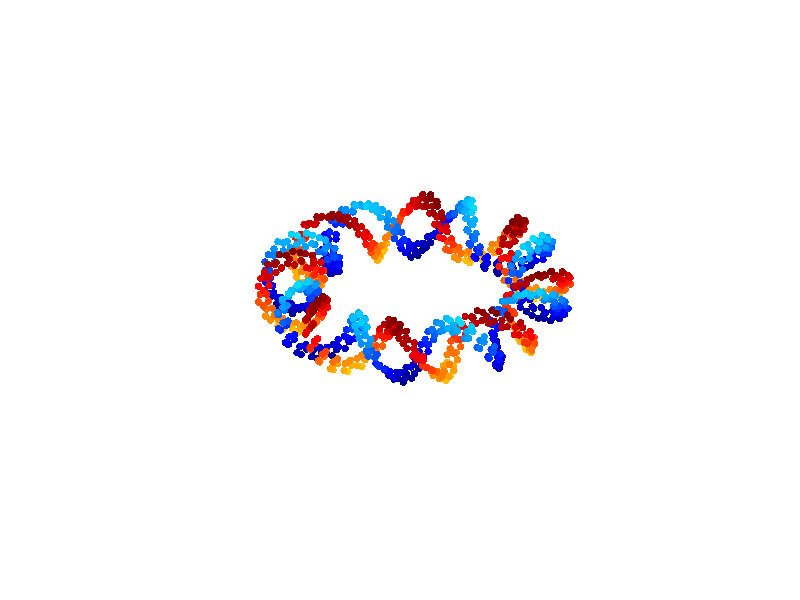

Reproduce this figure in MATLAB.




r_ring = 0.2;
R_ring = 1;
t = 0:0.02*pi:8*pi;
x1 = cos(t).*(r_ring*sin(8*t)+R_ring);
y1 = sin(t).*(r_ring*sin(8*t)+R_ring);
z1 = r_ring*cos(8*t);



r = 0.05;
theta = 0:0.4*pi:2*pi;
ring_x = r*cos(theta');
ring_y = r*sin(theta');

basic_ring = [ring_x,ring_y,zeros(length(theta),1)];

Points_B = [];

for i = 1:length(t)
    
    alpha_x = -R_ring*sin(t(i))+4*r_ring*cos(4*t(i));
    alpha_y =  R_ring*cos(t(i))-4*r_ring*sin(4*t(i));
    alpha_z = -4*r_ring*cos(4*t(i));
    
    alpha_x = alpha_x/sqrt(alpha_x^2+ alpha_y^2+alpha_z^2);
    alpha_y = alpha_y/sqrt(alpha_x^2+ alpha_y^2+alpha_z^2);
    alpha_z = alpha_z/sqrt(alpha_x^2+ alpha_y^2+alpha_z^2);
      
    A = [alpha_x, alpha_y, alpha_z];
    B = [0,0,1];
    v = cross(A,B);
    s = sqrt(v(1)^2+v(2)^2+v(3)^2);
    v_x = [0, -v(3),v(2);
           v(3),0,-v(1);
           -v(2),v(1),0];
    
    c = A*B';
    RM = eye(3)+v_x + v_x*v_x*(1-c)/s^2;

%      Rx = [1,0,0;
%       0,cos(alpha_x),-sin(alpha_x);
%       0,sin(alpha_x),cos(alpha_x)];
%   
% Ry = [cos(alpha_y),0,sin(alpha_y);
%       0,1,0;
%       -sin(alpha_y),0,cos(alpha_y)];
%   
% Rz = [cos(alpha_z),-sin(alpha_z),0;
%       sin(alpha_z),cos(alpha_z),0;
%       0,0,1];
%   
%   R = Rx*Ry*Rz;
    
    Points_B = [Points_B;basic_ring*RM+[x1(i),y1(i),z1(i)]];

end

alpha_z = 0.1*pi;

Rz = [cos(alpha_z),-sin(alpha_z),0;
      sin(alpha_z),cos(alpha_z),0;
      0,0,1];

Points_A = Points_B*Rz;

Points_TwoCurlySpiral_A = Points_A;
Points_TwoCurlySpiral_B = Points_B;

c_A = 0.2*(Points_A(:,3)-min(Points_A(:,3)))./(max(Points_A(:,3))-min(Points_A(:,3)));
c_B = 0.2*(Points_B(:,3)-min(Points_B(:,3)))./(max(Points_B(:,3))-min(Points_B(:,3)))+0.4

figure()

scatter3(Points_A(:,1),Points_A(:,2),Points_A(:,3),30,c_A, 'filled')
hold on
scatter3(Points_B(:,1),Points_B(:,2),Points_B(:,3),30,c_B, 'filled')

colormap('jet')
axis equal
axis off

%%
Train_TwoCurlySpirals_1_A = Points_A;
Train_TwoCurlySpirals_1_B = Points_B;


dlmwrite('Train_TwoCurlySpirals_1_A.txt', Train_TwoCurlySpirals_1_A, 'delimiter',' ')
dlmwrite('Train_TwoCurlySpirals_1_B.txt', Train_TwoCurlySpirals_1_B, 'delimiter',' ')
